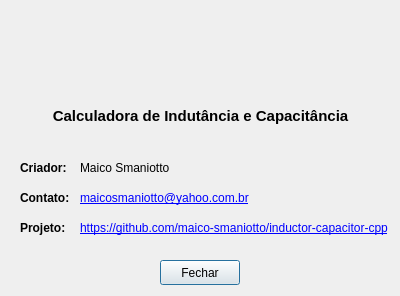
<?xml version="1.0" encoding="UTF-8"?>
<ui version="4.0">
 <class>AboutWindow</class>
 <widget class="QDialog" name="AboutWindow">
  <property name="geometry">
   <rect>
    <x>0</x>
    <y>0</y>
    <width>400</width>
    <height>296</height>
   </rect>
  </property>
  <property name="windowTitle">
   <string>Sobre</string>
  </property>
  <widget class="QLabel" name="lbProgramTitle">
   <property name="geometry">
    <rect>
     <x>20</x>
     <y>100</y>
     <width>361</width>
     <height>31</height>
    </rect>
   </property>
   <property name="sizePolicy">
    <sizepolicy hsizetype="Preferred" vsizetype="Preferred">
     <horstretch>0</horstretch>
     <verstretch>0</verstretch>
    </sizepolicy>
   </property>
   <property name="font">
    <font>
     <pointsize>11</pointsize>
     <weight>75</weight>
     <bold>true</bold>
    </font>
   </property>
   <property name="text">
    <string>Calculadora de Indutância e Capacitância</string>
   </property>
   <property name="alignment">
    <set>Qt::AlignCenter</set>
   </property>
  </widget>
  <widget class="QLabel" name="lbCreatorLabel">
   <property name="geometry">
    <rect>
     <x>20</x>
     <y>160</y>
     <width>51</width>
     <height>16</height>
    </rect>
   </property>
   <property name="font">
    <font>
     <weight>75</weight>
     <bold>true</bold>
    </font>
   </property>
   <property name="text">
    <string>Criador:</string>
   </property>
  </widget>
  <widget class="QLabel" name="lbCreatorName">
   <property name="geometry">
    <rect>
     <x>80</x>
     <y>160</y>
     <width>141</width>
     <height>16</height>
    </rect>
   </property>
   <property name="text">
    <string notr="true">Maico Smaniotto</string>
   </property>
  </widget>
  <widget class="QLabel" name="lbContactLabel">
   <property name="geometry">
    <rect>
     <x>20</x>
     <y>190</y>
     <width>51</width>
     <height>16</height>
    </rect>
   </property>
   <property name="font">
    <font>
     <weight>75</weight>
     <bold>true</bold>
    </font>
   </property>
   <property name="text">
    <string>Contato:</string>
   </property>
  </widget>
  <widget class="QLabel" name="lbContactEmail">
   <property name="geometry">
    <rect>
     <x>80</x>
     <y>190</y>
     <width>181</width>
     <height>16</height>
    </rect>
   </property>
   <property name="font">
    <font>
     <underline>false</underline>
    </font>
   </property>
   <property name="cursor">
    <cursorShape>PointingHandCursor</cursorShape>
   </property>
   <property name="mouseTracking">
    <bool>true</bool>
   </property>
   <property name="text">
    <string notr="true">&lt;a href=&quot;maicosmaniotto@yahoo.com.br&quot;&gt;maicosmaniotto@yahoo.com.br&lt;/a&gt;</string>
   </property>
   <property name="textInteractionFlags">
    <set>Qt::TextBrowserInteraction</set>
   </property>
  </widget>
  <widget class="QLabel" name="lbProjectLabel">
   <property name="geometry">
    <rect>
     <x>20</x>
     <y>220</y>
     <width>51</width>
     <height>16</height>
    </rect>
   </property>
   <property name="font">
    <font>
     <weight>75</weight>
     <bold>true</bold>
    </font>
   </property>
   <property name="text">
    <string>Projeto:</string>
   </property>
  </widget>
  <widget class="QLabel" name="lbProjectLink">
   <property name="geometry">
    <rect>
     <x>80</x>
     <y>220</y>
     <width>311</width>
     <height>16</height>
    </rect>
   </property>
   <property name="font">
    <font>
     <underline>false</underline>
    </font>
   </property>
   <property name="cursor">
    <cursorShape>PointingHandCursor</cursorShape>
   </property>
   <property name="mouseTracking">
    <bool>true</bool>
   </property>
   <property name="text">
    <string notr="true">&lt;a href=&quot;https://github.com/maico-smaniotto/inductor-capacitor-cpp&quot;&gt;https://github.com/maico-smaniotto/inductor-capacitor-cpp&lt;/a&gt;</string>
   </property>
   <property name="textInteractionFlags">
    <set>Qt::TextBrowserInteraction</set>
   </property>
  </widget>
  <widget class="QPushButton" name="btClose">
   <property name="geometry">
    <rect>
     <x>160</x>
     <y>260</y>
     <width>80</width>
     <height>25</height>
    </rect>
   </property>
   <property name="text">
    <string>Fechar</string>
   </property>
  </widget>
  <widget class="QLabel" name="label">
   <property name="geometry">
    <rect>
     <x>160</x>
     <y>10</y>
     <width>80</width>
     <height>80</height>
    </rect>
   </property>
   <property name="text">
    <string/>
   </property>
   <property name="pixmap">
    <pixmap>images/program_icon.png</pixmap>
   </property>
   <property name="alignment">
    <set>Qt::AlignCenter</set>
   </property>
  </widget>
 </widget>
 <resources/>
 <connections/>
</ui>
